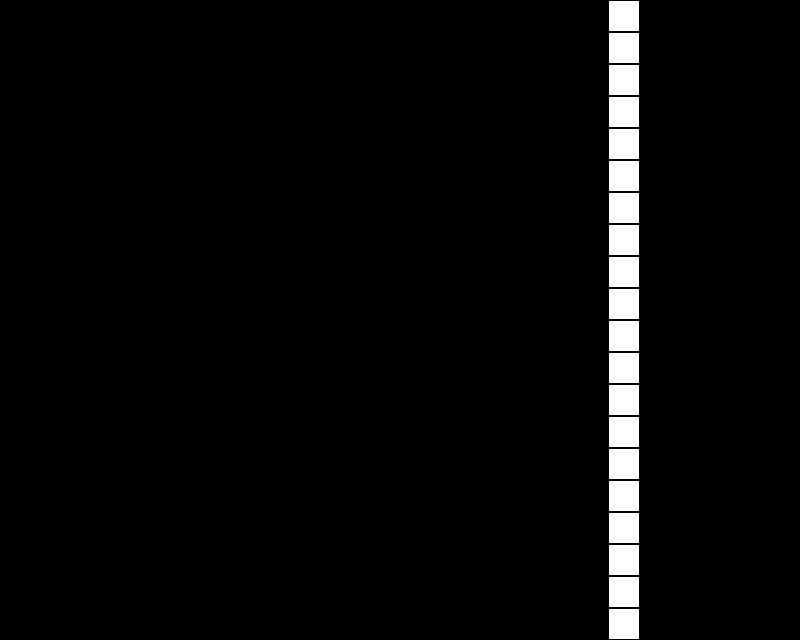

Tiled map render using the project's own tile images. Description and the map definition, with tile-layer contents summarised, below:
An orthogonal 25x20 tile map with 32x32 px tiles, 1 tile layer (OverheadPits), 5 hidden layers not drawn and 4 objects (2x goal, 69, player).

<map version="1.2" tiledversion="1.3.2" orientation="orthogonal" renderorder="right-down" compressionlevel="0" width="25" height="20" tilewidth="32" tileheight="32" infinite="0" nextlayerid="10" nextobjectid="49">
 <editorsettings>
  <export target="level3.json" format="json" />
 </editorsettings>
 <tileset firstgid="1" name="ShiftTilemap" tilewidth="32" tileheight="32" tilecount="168" columns="12">
  <image source="../sprites/Tilemap.png" width="384" height="448" />
 </tileset>
 <layer id="1" name="Background" width="25" height="20" visible="0">
  <data>[500 cells, 500 non-empty, 1 distinct tile ids]</data>
 </layer>
 <layer id="2" name="Static" width="25" height="20" visible="0">
  <data>[500 cells, 58 non-empty, 1 distinct tile ids]</data>
 </layer>
 <layer id="8" name="Spikes" width="25" height="20" visible="0">
  <data>[500 cells, 13 non-empty, 1 distinct tile ids]</data>
 </layer>
 <objectgroup id="4" name="Objects" visible="0">
  <object id="4" name="player" type="69" gid="1" x="64" y="544" width="32" height="32">
   <properties>
    <property name="x" type="int" value="0" />
    <property name="y" type="int" value="1" />
   </properties>
  </object>
  <object id="48" name="goal" gid="63" x="672" y="448" width="32" height="32">
   <properties>
    <property name="x" value="level4" />
   </properties>
  </object>
 </objectgroup>
 <layer id="5" name="Overhead" width="25" height="20" visible="0">
  <data>[500 cells, 500 non-empty, 2 distinct tile ids]</data>
 </layer>
 <layer id="7" name="OverheadPits" width="25" height="20">
  <data>[500 cells, 20 non-empty, 1 distinct tile ids]</data>
 </layer>
 <layer id="9" name="SpikesOverhead" width="25" height="20" visible="0">
  <data>[500 cells, 192 non-empty, 1 distinct tile ids]</data>
 </layer>
 <objectgroup id="6" name="ObjectsOverhead" visible="0">
  <object id="10" name="player" gid="85" x="64" y="320" width="32" height="32">
   <properties>
    <property name="x" type="int" value="0" />
   </properties>
  </object>
  <object id="13" name="goal" gid="147" x="672" y="320" width="32" height="32">
   <properties>
    <property name="level9" value="level4" />
   </properties>
  </object>
 </objectgroup>
</map>
